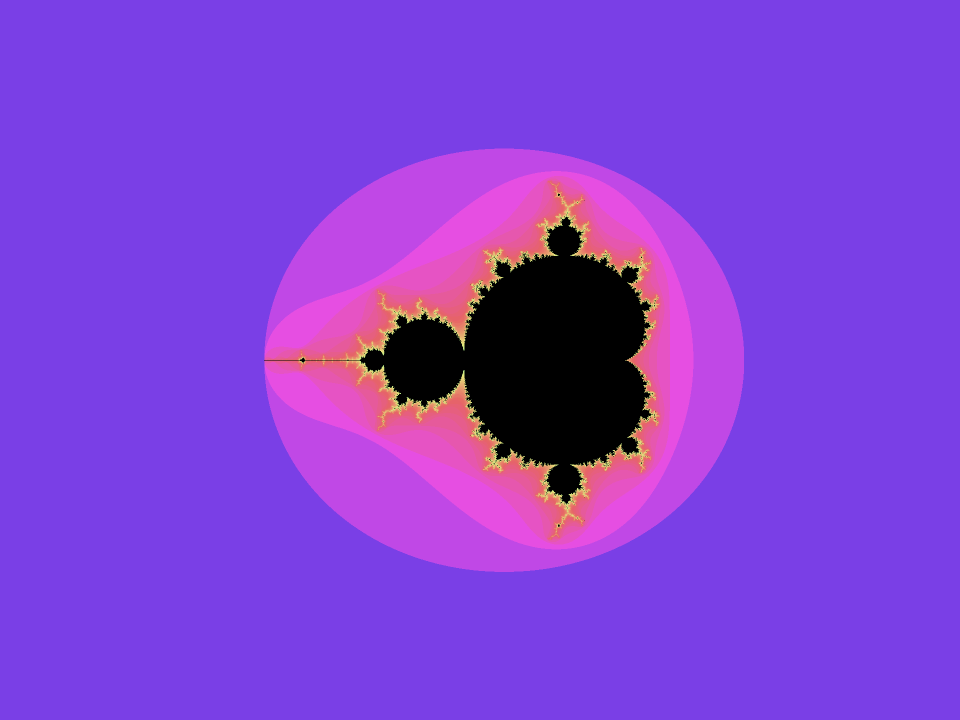
#> input picture tryb3/tryb3.png, 1920 x 1440 px (shown at 1/2 size)
$ python main.py
#> lines starting #> are read from the running program, lines starting #| are printed output that depends on the picture
from PIL import Image,ImageDraw, ImageFont
import colorsys
import imageio.v2 as imageio
import time
import numpy as np
import matplotlib.pyplot as plt
import openpyxl

width = 1920
x = -0.65
y = 0
xRange = 3.4
aspectRatio = 4 / 3
height = round(width / aspectRatio)
yRange = xRange / aspectRatio

minX = x - xRange / 2
maxX = x + xRange / 2
minY = y - yRange / 2
maxY = y + yRange / 2

img = Image.new('RGB', (width, height), color='black')
#> img: PIL image 1920x1440 RGB; every value is 0
pixels = img.load()


def powerColor(distance, exp, const, scale):
    color = distance ** exp
    rgb = colorsys.hsv_to_rgb(const + scale * color, 1 - 0.6 * color, 0.9)
    return tuple(round(i * 255) for i in rgb)


def mandelbrot(c, max_iter):
    n = 0
    z = 0
    while n < max_iter:
        if abs(z) > 2:
            print("wieksze niz 2" + str(z))
            # complex_numbers.append(z)
            # break
        if z in visited:
            print("z należy do zbioru liczb odwiedzonych" + "f" + str(n) + "=" + str(z))
            #break
        complex_numbers.append(z)
        print("fz" + "=" + str(z))
        visited.add(z)
        z = z * z + c
        n += 1
    return n


def on_click(event):
    global c
    if event.button == 1:
        x, y = event.xdata, event.ydata
        if x is not None and y is not None:
            real_part = x
            imag_part = y
            c = complex(real_part, imag_part)
            print(f"Clicked coordinates: Real={real_part}, Imag={imag_part}")
            plt.close()


while 1<3:
    print("1.Wygeneruj zdjecie")
    print("2.Wygeneruj gif")
    print("3.Wygeneruj zdjecie z punktami")
    print("4.Wygeneruj zdjecie julii")
    tryb=int(input("podaj tryb:"))
#> the answer given: 3
    if tryb==1:
        precision = int(input("podaj precyzje:"))
        start_time = time.time()
        for row in range(height):
            for col in range(width):
                x = minX + col * xRange / width
                y = maxY - row * yRange / height
                oldX = x
                oldY = y
                for i in range(precision + 1):
                    a = x * x - y * y
                    b = 2 * x * y
                    x = a + oldX
                    y = b + oldY
                    if x * x + y * y > 4:
                        break
                if i < precision:
                    distance = (i + 1) / (precision + 1)
                    rgb = powerColor(distance, 0.2, 0.27, 1.0)
                    pixels[col, row] = rgb

        print("czas potrzebny na wygenerowanie outputu to: %s sekund" % round((time.time() - start_time), 3))
        print("ukończono output " + str(precision))
        img.save('tryb1/tryb1_precyzja' + str(precision) + '.png')
        break
    elif tryb==2:
        images = []
        workbook = openpyxl.Workbook()
        sheet = workbook.active
        sheet.title = "Execution Times"
        sheet.append(["Precision", "Execution Time (seconds)"])

        precision_values = []
        execution_times = []
        precision = int(input("podaj precyzje:"))
        for k in range(1, precision+1):
            start_time = time.time()
            precision = k
            for row in range(height):
                for col in range(width):
                    x = minX + col * xRange / width
                    y = maxY - row * yRange / height
                    oldX = x
                    oldY = y
                    for i in range(precision + 1):
                        a = x * x - y * y
                        b = 2 * x * y
                        x = a + oldX
                        y = b + oldY
                        if x * x + y * y > 4:
                            break
                    if i < precision:
                        distance = (i + 1) / (precision + 1)
                        rgb = powerColor(distance, 0.2, 0.27, 1.0)
                        pixels[col, row] = rgb
            execution_time = round((time.time() - start_time), 3)
            precision_values.append(k)
            execution_times.append(execution_time)
            print("czas potrzebny na wygenerowanie outputu to: %s sekund" % round((time.time() - start_time), 3))
            print("ukończono output " + str(k))
            img.save('tryb2/tryb2_precyzja' + str(k) + '.png')
            images.append(imageio.imread('tryb2/tryb2_precyzja' + str(k) + '.png'))
            k += 1

        imageio.mimsave('tryb2/tryb2.gif', images)
        for i in range(len(precision_values)):
            sheet.append([precision_values[i], execution_times[i]])

        workbook.save("tryb2/execution_times.xlsx")
        break
    elif tryb==3:
        xRange = 6
        yRange = xRange / aspectRatio
        minX = x - xRange / 2
        maxX = x + xRange / 2
        minY = y - yRange / 2
        maxY = y + yRange / 2

        jednostka = width / (xRange)
        img = Image.open('tryb3/tryb3.png')
#> img is the input picture: PIL image 1920x1440 RGB; mean R, G, B 130.5, 63.1, 211.6

        draw = ImageDraw.Draw(img)

        center = (width - 2.35 * jednostka, width / (aspectRatio * 2))
        radius = 2 * jednostka

        circle_color = (255, 255, 255)
        x1 = center[0] - radius
        y1 = center[1] - radius
        x2 = center[0] + radius
        y2 = center[1] + radius


        draw.ellipse([x1, y1, x2, y2], outline=circle_color)

        axes_color = (255, 255, 255)


        pixels = img.load()


        x_axis_position = round((0 - minX) / xRange * width)
        y_axis_position = round((0 - minY) / yRange * height)


        for col in range(width):
            pixels[col, y_axis_position] = axes_color


        for row in range(height):
            pixels[x_axis_position, row] = axes_color

        draw = ImageDraw.Draw(img)


        font = ImageFont.truetype("arial.ttf", 12)


        x_title = "X-axis"
        y_title = "Y-axis"
        x_title_position = (width - 120, height - 30)
        y_title_position = (10, 10)


        draw.text(x_title_position, x_title, fill=axes_color, font=font)
        draw.text(y_title_position, y_title, fill=axes_color, font=font)


        x_step = xRange / width
        y_step = yRange / height


        for i in range(-35, 24):
            x_number = i * 0.1
            x_number_position = int((x_number - minX) / xRange * width)
            draw.text((x_number_position, height - 20), f"{x_number:.1f}", fill=axes_color, font=font)

        for i in range(-22, 22):
            y_number = i * 0.1
            y_number_position = height - int((y_number - minY) / yRange * height)
            draw.text((5, y_number_position), f"{y_number:.1f}", fill=axes_color, font=font)

        img.save('tryb3/tryb31.png')
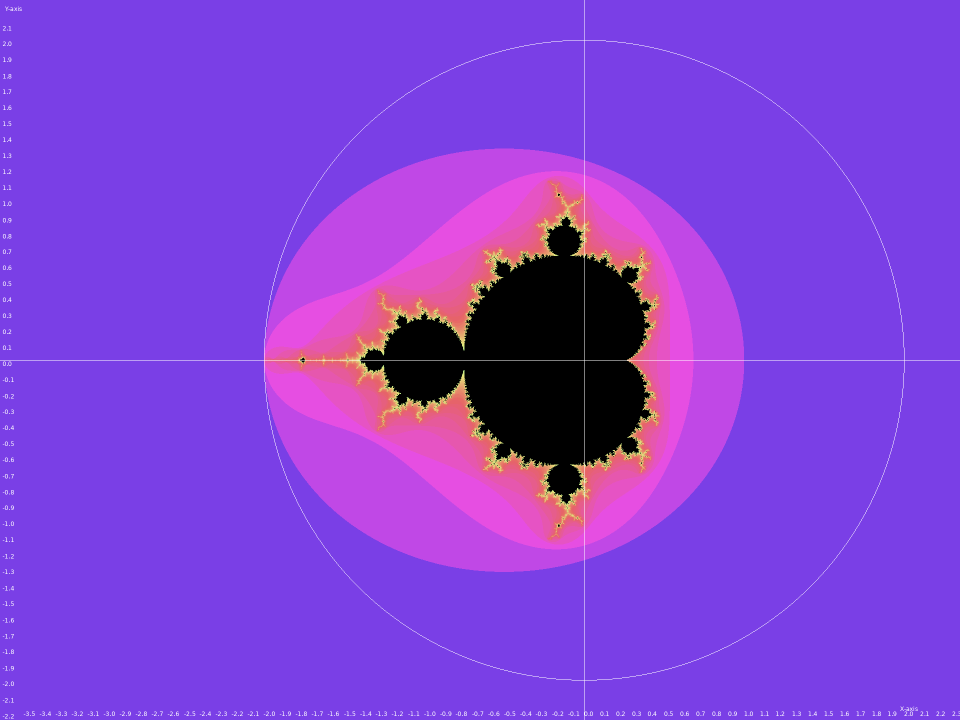
#> saved as tryb31.png: PIL image 1920x1440 RGB (shown at 1/2 size); mean R, G, B 131.1, 64, 211.8
        a = float(input("Podaj liczbę rzeczywistą: "))
#> the answer given: 3
        b = float(input("Podaj liczbę zespoloną: "))
#> the answer given: 3
        c = complex(a, b)
        max_iter = int(input("Podaj maksymalną liczbę iteracji: "))
#> the answer given: 3
        max_iter += 1

        complex_numbers = []
        visited = set()
        start_time = time.time()
        mandelbrot(c, max_iter)
        complex_numbers.pop(0)


        img = Image.open('tryb3/tryb31.png')
        for i in range(len(complex_numbers)):
            if i==0:
                fill_color = "red"
                radius=4
            else:
                fill_color="white"
                radius = 3

            draw = ImageDraw.Draw(img)

            points = [
                (
                    width - 2.35 * jednostka + np.real(complex_numbers[i]) * jednostka,
                    width / (aspectRatio * 2) - np.imag(complex_numbers[i]) * jednostka),
            ]

            point_radius = radius
            for point_x, point_y in points:
                draw.ellipse(
                    [point_x - point_radius, point_y - point_radius, point_x + point_radius, point_y + point_radius],
                    fill=fill_color)

        draw = ImageDraw.Draw(img)

        line_color = "white"

        for i in range(len(complex_numbers) - 1):
            point1 = (
                width - 2.35 * jednostka + np.real(complex_numbers[i]) * jednostka,
                width / (aspectRatio * 2) - np.imag(complex_numbers[i]) * jednostka,
            )
            point2 = (
                width - 2.35 * jednostka + np.real(complex_numbers[i + 1]) * jednostka,
                width / (aspectRatio * 2) - np.imag(complex_numbers[i + 1]) * jednostka,
            )
            draw.line([point1, point2], fill=line_color, width=2)
        img.save('tryb3/tryb32.png')
        img = Image.open('tryb3/tryb32.png')
        for i in range(len(complex_numbers)):
            if i==0:
                fill_color = "red"
                radius=4
            else:
                fill_color="white"
                radius = 3
            draw = ImageDraw.Draw(img)

            font = ImageFont.truetype("DejaVuSans.ttf", 18)

            subscript = chr(0x2081 + i)

            points = [
                (
                    width - 2.35 * jednostka + np.real(complex_numbers[i]) * jednostka,
                    width / (aspectRatio * 2) - np.imag(complex_numbers[i]) * jednostka,
                    f'z{subscript}' + "=" + str(
                        complex(round(complex_numbers[i].real, 2), round(complex_numbers[i].imag, 2)))),
            ]
            point_radius = 3
            for point_x, point_y, label_text in points:
                draw.ellipse(
                    [point_x - point_radius, point_y - point_radius, point_x + point_radius, point_y + point_radius],
                    fill="white")

                if abs(point_x) < 1920 or abs(point_y) < 1440:
                    label_position = (point_x + 10, point_y)
                    draw.text(label_position, label_text, fill="white", font=font)


        draw = ImageDraw.Draw(img)
        img.save('tryb3/tryb33.png')

        img = Image.open('tryb3/tryb32.png')

        img.show()
        break
    elif tryb==4:
        real_part = float(input("Podaj część rzeczywistą: "))
        imag_part = float(input("Podaj część zespoloną: "))


        def julia_set(real, imag, width, height, xmin, xmax, ymin, ymax, max_iter):
            result = np.zeros((width, height))

            x = np.linspace(xmin, xmax, width)
            y = np.linspace(ymin, ymax, height)
            X, Y = np.meshgrid(x, y)
            Z = X - 1j * Y

            for i in range(max_iter):
                Z = Z ** 2 + complex(real, imag)
                mask = np.abs(Z) < 1000
                result += mask

            return result


        def plot_julia_set(real, imag, width, height, xmin, xmax, ymin, ymax, max_iter):
            julia = julia_set(real, imag, width, height, xmin, xmax, ymin, ymax, max_iter)

            plt.imshow(julia, extent=(xmin, xmax, ymin, ymax), cmap='hot', interpolation='bilinear')
            plt.axis('off')
            plt.title(f'Julia Set (c = {real} + {imag}i)')
            plt.savefig('tryb5/tryb5.png')
            plt.show()

        width, height = 800, 800
        xmin, xmax = -2, 2
        ymin, ymax = -2, 2
        max_iter = 100

        plot_julia_set(real_part, imag_part, width, height, xmin, xmax, ymin, ymax, max_iter)
        break
    else:
        print("wybrano zly tryb")
